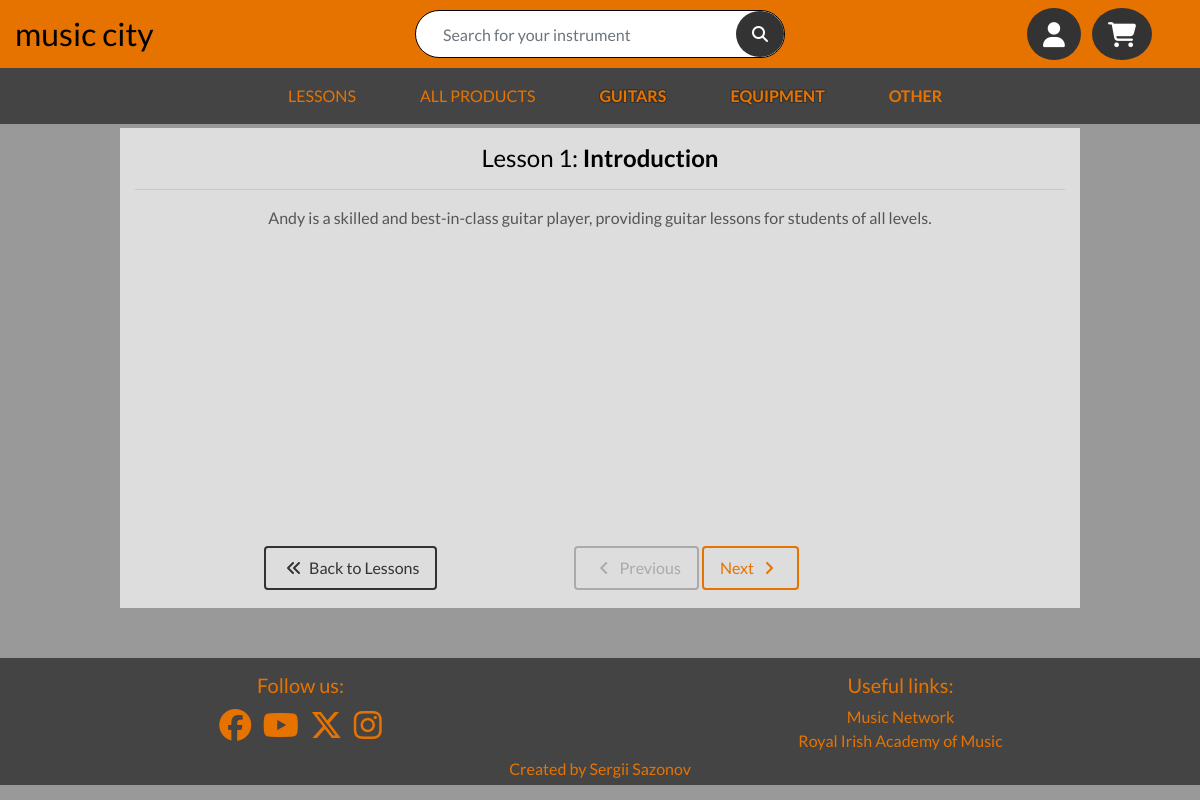
/lessons/lesson/11, run on an earlier commit of the app's database.
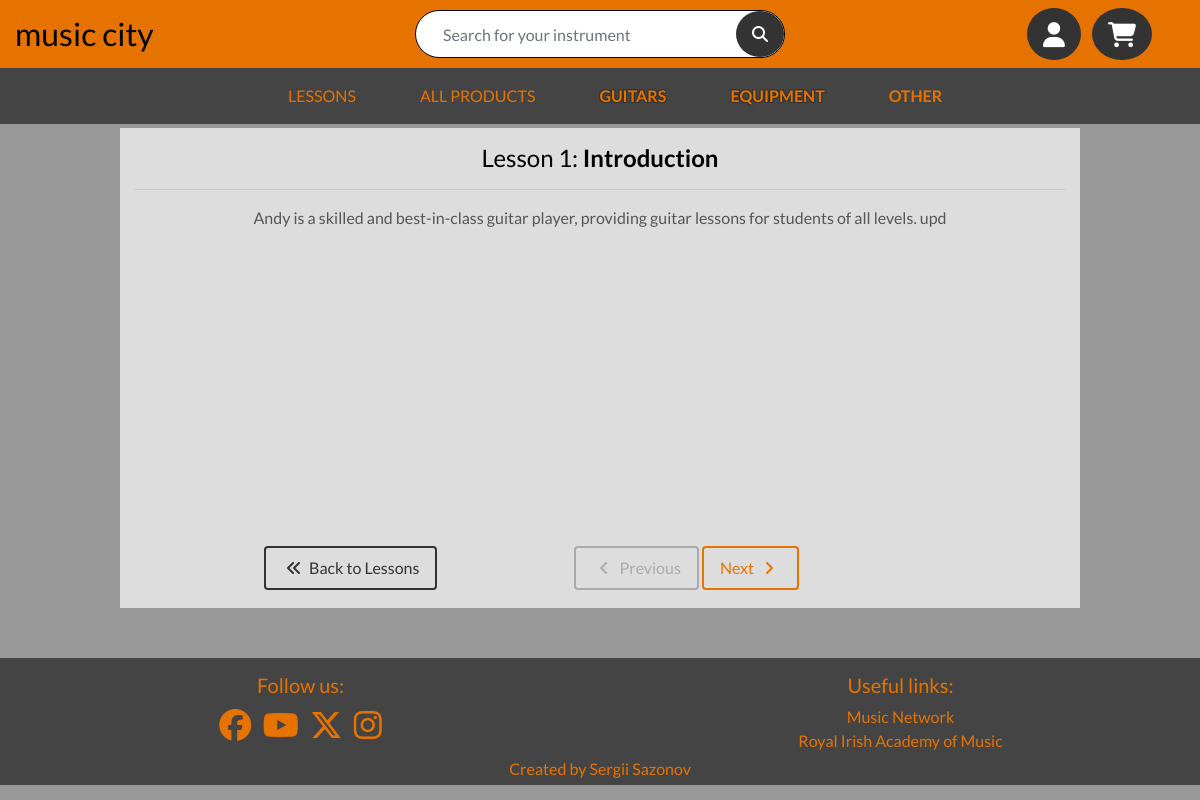
And on a later commit of the database.
### lessons/models.py (models this page shows, shortened)
class Lesson(models.Model):
    name = models.CharField(max_length=50)
    playlist = models.ForeignKey('Playlist', null=True,
                                 blank=True, on_delete=models.SET_NULL)
    number = models.IntegerField()
    cover_image = CloudinaryField('image', null=True, blank=True)
    img_url = models.URLField(max_length=1024, null=True, blank=True)
    text = models.TextField(null=True, blank=True)
    video_url = models.URLField(max_length=1024, null=True, blank=True)

### lessons/views.py (the view)
# urls.py: path('lesson/<lesson_id>',
def lesson(request, lesson_id):
    current_lesson = Lesson.objects.get(pk=lesson_id)
    all_lessons = Lesson.objects.filter(playlist=current_lesson.playlist)
    all_lessons = all_lessons.order_by('number')
    all_lessons_list = list(all_lessons)
    current_index = all_lessons_list.index(current_lesson)
    previous_lesson = None
    next_lesson = None
    btn_previous = False
    btn_next = False
    if current_index > 0:
        previous_lesson = all_lessons_list[current_index - 1].id
        btn_previous = True
    if current_index < len(all_lessons_list) - 1:
        next_lesson = all_lessons_list[current_index + 1].id
        btn_next = True
    if current_lesson.video_url:
        video_id = str(current_lesson.video_url.split("/")[:-1])
        video_id = str(video_id.split("?")[0])
    else:
        video_id = None
    context = {
        'lesson': current_lesson,
        'video_id': video_id,
        'btn_next': btn_next,
        'btn_previous': btn_previous,
        'next_lesson': next_lesson,
        'previous_lesson': previous_lesson,
    }
    return render(request, 'lessons/lesson.html', context)

### bag/contexts.py (called while the page is built, shortened)
def bag_contents(request):
    bag_items = []
    total = 0
    product_count = 0
    bag = request.session.get('bag', {})
    if total < settings.FREE_DELIVERY_THRESHOLD:
        delivery = total * Decimal(settings.STANDARD_DELIVERY_PERCENTAGE)/100
        free_delivery_delta = settings.FREE_DELIVERY_THRESHOLD - total
    else:
        delivery = 0
        free_delivery_delta = 0
    grand_total = total + delivery
    context = {
        'bag_items': bag_items,
        'total': total,
        'product_count': product_count,
        'delivery': delivery,
        'free_delivery_delta': free_delivery_delta,
        'free_delivery_threshold': settings.FREE_DELIVERY_THRESHOLD,
        'grand_total': grand_total,
    }
    return context

### lessons/templates/lessons/lesson.html (shortened to what this page needs)
{% extends "base.html" %}
{% load static %}
{% block page_header %}
    <div class="header-container">
    </div>
{% endblock %}
{% block content %}
    <div class="container container-lesson container-fluid w-70 m-auto light-bg text-center position-relative">
        <h4 class="text-black pt-3">Lesson {{lesson.number}}: <strong>{{ lesson.name }}</strong></h4>
        <hr>
        {% if lesson.text %}
            <p>{{ lesson.text }}</p>
        {% endif %}
        <div class="row">
            <div class="container container-fluid lesson-buttons light-bg rounded p-2 px-5">
                <div class="float-left">
                    <a href="{% url 'lessons' %}" class="btn btn-back btn-responsive">
                        <span class="icon">
                              <i class="fa-solid fa-angles-left"></i>
                        </span>
                        <span>
                            Back to Lessons
                        </span>
                    </a>
                </div>
                <div class="text-center">
                    <a href="{% url 'lesson' previous_lesson %}"
                       class="btn {% if btn_previous %}btn-main{% else %}btn-inactive{% endif %} btn-responsive"
                       {% if not btn_previous %} onclick="return false;" {% endif %}>
                        <span class="icon">
                            <i class="fa-solid fa-angle-left"></i>
                        </span>
                        <span>
                            Previous
                        </span>
                    </a>
                    <a href="{% url 'lesson' next_lesson %}"
                       class="btn {% if btn_next %}btn-main{% else %}btn-inactive{% endif %} btn-responsive"
                       {% if not btn_next %} onclick="return false;" {% endif %}>
                        <span>
                            Next
                        </span>
                        <span class="icon">
                            <i class="fa-solid fa-angle-right"></i>
                        </span>
                    </a>
                </div>
            </div>
        </div>
    </div>
{% endblock %}

What changed in the data, as far as the page shows it:
changed Lesson "Introduction": text "Andy is a skilled and best-in-class guitar player, providing guitar lessons for students of all levels." → "Andy is a skilled and best-in-class guitar player, providing guitar lessons for students of all levels. upd"
